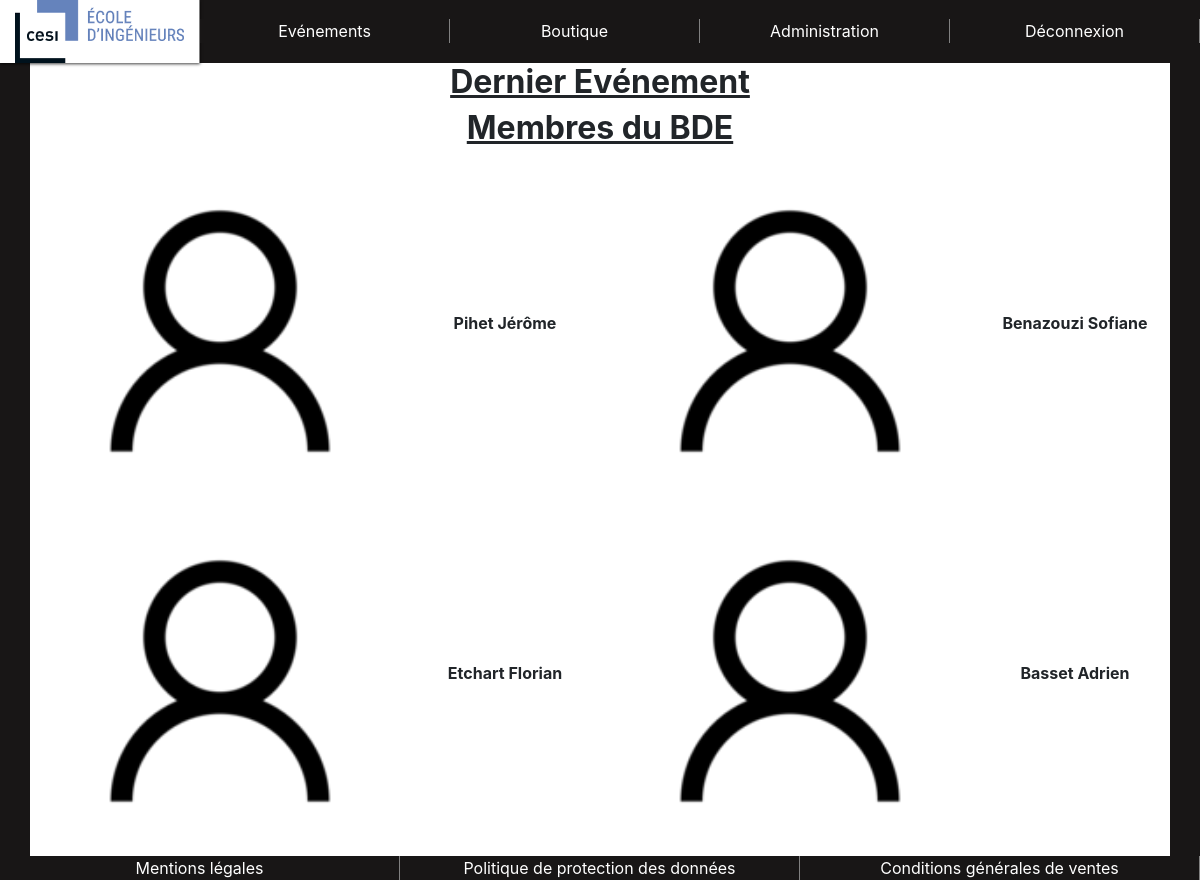
The app's page /centre.php (signed in) with its own data.
### tables this page shows
CREATE TABLE IF NOT EXISTS `user` (
  `id` int(11) NOT NULL AUTO_INCREMENT,
  `nom` varchar(50) NOT NULL,
  `prenom` varchar(50) NOT NULL,
  `droit` int(11) NOT NULL DEFAULT '0',
  `email` varchar(50) NOT NULL,
  `password` tinytext NOT NULL,
  `id_Centre` int(11) NOT NULL,
  `token` tinytext,
  PRIMARY KEY (`id`),
  KEY `User_Centre_FK` (`id_Centre`)
);

### centre.php (the view, shortened to what this page needs)
<!doctype html>
<html lang="fr">
<head>
  <link rel="stylesheet" href="assets/vendors/bootstrap/css/bootstrap.min.css">
  <link rel="stylesheet" href="assets/vendors/fontawesome-free-5.11.1-web/css/all.min.css">
  <link rel="stylesheet" href="assets/css/style.css">
</head>
<body>
    <?php include('php/menu.php') ?>
    <main>
        <div class="container-fluid">
            <div class="row">
                <h2 class="col-12 text-center font-weight-bold underline">Dernier Evénement </h2>
                        <?php include('php/scriptCentre.php');?>
            </div>
            <div class="row">
                <h2 class="col-12 text-center font-weight-bold underline" >Membres du BDE</h2>
                    <?php
                        $req= $bdd->prepare("SELECT `nom`,`prenom` FROM `user` WHERE `id_Centre`=:id AND `droit`=2");
                        $req->bindValue(':id', $_SESSION["centre"], PDO::PARAM_STR);
                        $req->execute();
                        while($result = $req->fetch(PDO::FETCH_BOTH)){
                            echo '<div class="col-12 col-md-6">
                                    <div class="row">
                                        <img class="col-8" src="assets/img/membre_bde/avatar.png" alt="Photo utilisateur">
                                        <p class="col-4 text-center font-weight-bold align-self-center">'.$result[0].' '.$result[1].'</p>
                                    </div>
                                </div>';
                        }
                    ?>
            </div>
        </div>
</main>
<?php include('php/footer.php') ?>
</body>
</html>

### php/menu.php (shortened to what this page needs)
<nav>
    <div class="container-fluid">
      <div class="row nav_menu">
          <?php
          $centre = isset($_SESSION['centre'])? $_SESSION['centre'] : NULL;
          $admin = isset($_SESSION['admin'])? $_SESSION['admin'] : NULL;
          if($centre == NULL){
            echo '<a href="noLog.php" class="col-md-2 col-sm-3 col-12 menu menu_logo"> <img class="w-100" src="assets/img/site/cesi_logo.png" alt="logo"> </a>
           <a href="login.php" class="col-md col-sm col-12 menu"> Connexion </a>
           <a href="register.php" class="col-md col-sm col-12 menu"> Inscription </a>';
          }else{
              echo '<a href="centre.php" class="col-md-2 col-sm-3 col-12 menu menu_logo"> <img class="w-100" src="assets/img/site/cesi_logo.png" alt="logo"> </a>
              <a href="evenements.php" class="col-md col-sm col-12 menu"> Evénements </ a>
              <a href="boutique.php" class="col-md col-sm col-12 menu"> Boutique </ a>';
              if($admin == 2 && $centre != NULL){
                echo '<a href="admin.php" class="col menu">Administration</a>';
            }
              echo '<a href="php/disconnect.php" class="col-md col-sm col-12 menu"> Déconnexion </a>';
          }
        ?>
       </div>
    </div>
</nav>

### php/footer.php
<footer>
      <div class="container-fluid">
        <div class="row">
              <a href="./mentions_legales.php" class="col menu">Mentions légales</a>
              <a href="./protection_donnees.php" class="col menu">Politique de protection des données</a>
              <a href="./conditions_ventes" class="col menu">Conditions générales de ventes</a>
        </div>
      </div>
</footer>

### assets/css/style.css (style rules this page uses)
body { background-color: #181616; display: flex; flex-direction: column; flex-flow: column nowrap; justify-content: space-between; min-height: 100vh; }
.menu { background: #181616; color: white; border-right: 1px solid grey; text-align: center; align-self: center; }
.menu_logo { background: white; box-shadow: 0px 1px 3px 0px rgba(0, 0, 0, 0.75); }
main { background-color: white; width: 95%; margin: auto; display: flex; flex-flow: column nowrap; flex-grow: 1; }
main .underline { text-decoration: underline; }
footer { display: flex; flex-flow: row nowrap; }

### records on screen
user: nom "Pihet", prenom "Jérôme"
user: nom "Benazouzi", prenom "Sofiane"
user: nom "Etchart", prenom "Florian"
user: nom "Basset", prenom "Adrien"
